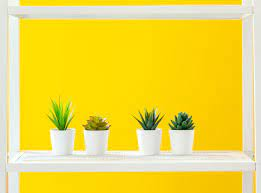
#> input picture Labs/Lab 3/Q3_Solution/images/q34.png, 261 x 193 px, found by its file name
$ python 8.py
#> lines starting #> are read from the running program, lines starting #| are printed output that depends on the picture; after the words box and inside, x2 and y2 are one past the last pixel; in counts of white or black regions, pixels touching at a corner belong together
#!/usr/bin/env python3
# -*- coding: utf-8 -*-
"""
Created on Wed Apr  7 11:41:37 2021

@author: user
"""

import numpy as np
import cv2 as cv2
import matplotlib.pyplot as plt

def prominance(unique):

    l1 = np.tile(unique[1],(10,10,1))
    l2 = np.tile(unique[2],(10,10,1))
    l3 = np.tile(unique[3],(10,10,1))
    m1 = np.tile(unique[-1],(10,10,1))
    m2 = np.tile(unique[-2],(10,10,1))
    m3 = np.tile(unique[-3],(10,10,1))

    fig, axes = plt.subplots(nrows=2, ncols=3)
    axes[0,0].imshow(l1)
    axes[0,1].imshow(l2)
    axes[0,2].imshow(l3)
    axes[1,0].imshow(m1)
    axes[1,1].imshow(m2)
    axes[1,2].imshow(m3)
    fig.tight_layout()

def show(x,cmap='gray'):
    plt.imshow(x)
    plt.show()

img = cv2.imread("q34.png")
#> img is the input picture: shape (193, 261, 3); mean B, G, R 77.9, 217.5, 240.9

show(img)

fimg = img.reshape(-1, img.shape[2])

colors = np.array([[0, 0, 0],
            [128, 128, 128],
            [128, 0, 0],
            [0, 255, 0]])

dist = np.array([[ np.linalg.norm(i-j) for j in colors] for i in fimg])

dist = np.linalg.norm(fimg[:, None, ...] - colors[None, ...], axis=-1)

cluster = np.argmin(dist,axis=1)

fimg = colors[cluster]


fimg = fimg//10

fimg = fimg*10

unique,counts =np.unique(fimg, return_counts=True, axis=0)
#> unique = [[0, 0, 0], [0, 250, 0], [120, 0, 0], [120, 120, 120]]; counts = [265, 77, 2, 50029]

ind = np.argsort(counts)
#> ind = [2, 1, 0, 3]

unique = unique[ind]
#> unique = [[120, 0, 0], [0, 250, 0], [0, 0, 0], [120, 120, 120]]

counts = counts[ind]
#> counts = [2, 77, 265, 50029]

test = np.where(np.isin(fimg,unique[:1]),np.ones(fimg.shape),np.zeros(fimg.shape))

test = test.reshape(img.shape)
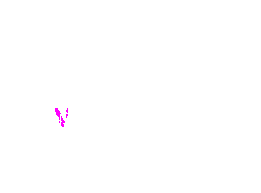
#> test: shape (193, 261, 3) float64; mean B, G, R 1, 0.998, 1

test = np.logical_or(test[:,:,0],test[:,:,1],test[:,:,2])
#> test: shape (193, 261) float64; every value is 1

show(test)

dominant = np.tile(unique[:1],(100,100,1))
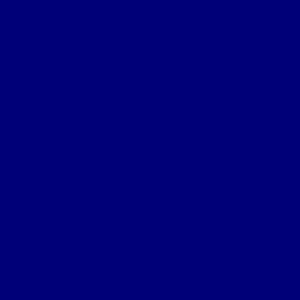
#> dominant: shape (100, 100, 3) int64 (shown 3 times larger); mean of channels 0, 1, 2 120, 0, 0; drawn as B, G, R

show(dominant)
#> call 3 of show, with cmap = 'gray'
#> in show (call 3), `plt.show()`:
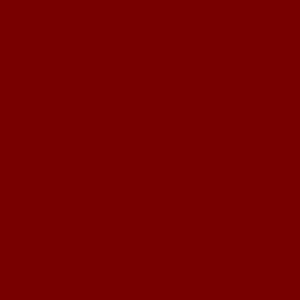
#> shown: shape (100, 100, 3) (shown 3 times larger); mean R, G, B 120, 0, 0
